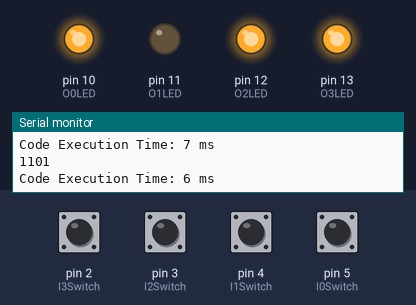
The sketch below on a simulated Arduino Uno, built with avr-gcc and run on an emulated ATmega328P. On the bench: output pins drawn as LEDs (lit = HIGH), the last lines printed to the serial monitor. Inputs (shaded band) come from the test bench; at power-on: pin 2 (I3Switch), pin 3 (I2Switch), pin 4 (I1Switch), pin 5 (I0Switch) LOW.

Above: at 1.2 s.
1.3 s: pin 2 (I3Switch) pulled HIGH for 0.15 s
At 1.4 s:
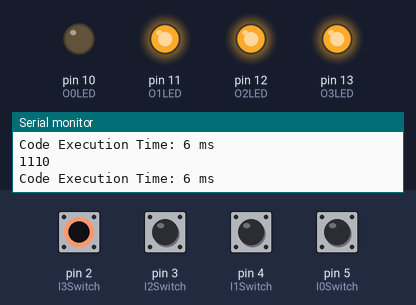
2.9 s: pin 3 (I2Switch) pulled HIGH for 0.15 s
At 4.0 s:
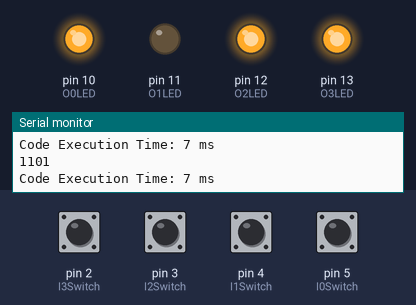
4.5 s: pin 4 (I1Switch) pulled HIGH for 0.15 s
At 5.7 s:
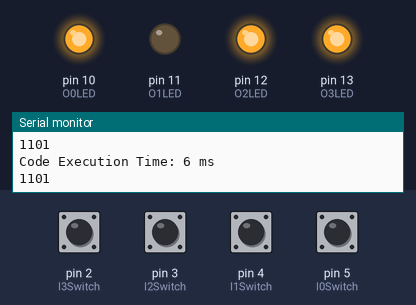
6.1 s: pin 5 (I0Switch) pulled HIGH for 0.15 s
At 6.21 s:
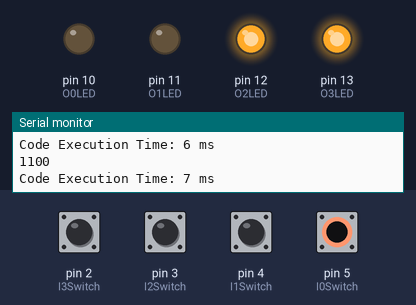
7.7 s: pin 2 (I3Switch) driven HIGH and pin 4 (I1Switch) driven HIGH
At 8.9 s:
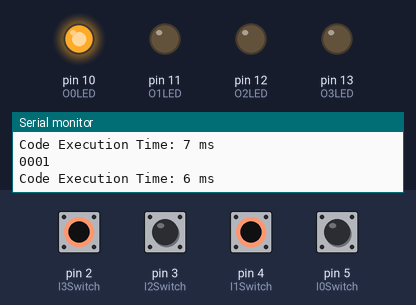
9.2 s: pin 3 (I2Switch) pulled HIGH for 1 s
At 10.0 s:
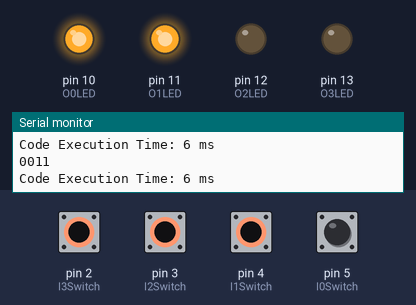
Timing chart, 0 to 12.2 s (numbered marks = the images above; inputs shaded):
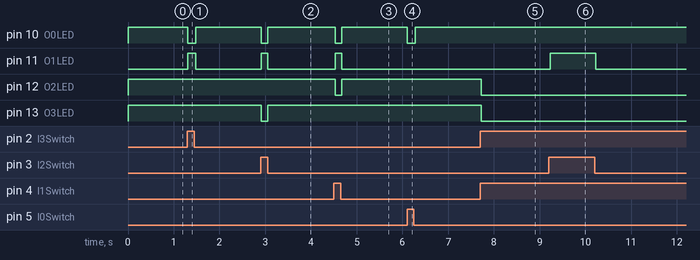

The sketch:

sketch_oct29a.ino
```cpp
// Output LED pin variables
int O0LED = 10; // O0 LED connected to pin 10
int O1LED = 11; // O1 LED connected to pin 11
int O2LED = 12; // O2 LED connected to pin 12
int O3LED = 13; // O3 LED connected to pin 13

// Input switch pin variables
int I0Switch = 5; // Switch O0 connected to pin 5
int I1Switch = 4; // Switch O1 connected to pin 4
int I2Switch = 3; // Switch O2 connected to pin 3
int I3Switch = 2; // Switch O3 connected to pin 2

// Define constants for LED states
const boolean LED_ON = HIGH;
const boolean LED_OFF = LOW;

void setup() {
  // Set switch pins as inputs
  pinMode(I0Switch, INPUT);
  pinMode(I1Switch, INPUT);
  pinMode(I2Switch, INPUT);
  pinMode(I3Switch, INPUT);

  // Set LED pins as outputs
  pinMode(O0LED, OUTPUT);
  pinMode(O1LED, OUTPUT);
  pinMode(O2LED, OUTPUT);
  pinMode(O3LED, OUTPUT);

  Serial.begin(9600);
}

void loop() {
  unsigned long startTime = millis();

  // Read switch states
  boolean I0State = digitalRead(I0Switch);
  boolean I1State = digitalRead(I1Switch);
  boolean I2State = digitalRead(I2Switch);
  boolean I3State = digitalRead(I3Switch);

  // Calculate LED states using K-map equations
  boolean O0State = (!I0State & I1State & I3State) |
                    (I1State & !I1State & I3State) |
                    (I0State & !I2State & I1State) |
                    (!I3State & !I2State & !I1State & !I0State);

  boolean O1State = (I2State & !I0State) |
                    (!I3State & I1State) |
                    (!I0State & !I1State & I3State) |
                    (I0State & !I2State & I3State);

  boolean O2State = (!I3State & !I1State) |
                    (!I3State & I2State) |
                    (!I2State & !I1State & !I0State);

  boolean O3State = (!I3State & !I2State) |
                    (!I3State & I0State) |
                    (!I1State & I3State & !I0State) |
                    (I1State & I2State & I0State);

  // Update LEDs
  digitalWrite(O0LED, O0State);
  digitalWrite(O1LED, O1State);
  digitalWrite(O2LED, O2State);
  digitalWrite(O3LED, O3State);

  // Print LED states to the serial monitor
  Serial.print(O3State);
  Serial.print(O2State);
  Serial.print(O1State);
  Serial.println(O0State);

  unsigned long endTime = millis();
  Serial.print("Code Execution Time: ");
  Serial.print(endTime - startTime);
  Serial.println(" ms");
}
```

Measured:
- after the input at 1.3 s, pin 10 (O0LED): HIGH → LOW at once, → HIGH 0.17 s later; pin 11 (O1LED): LOW → HIGH at once, → LOW 0.17 s later
- after the input at 2.9 s, pin 10 (O0LED), pin 13 (O3LED): HIGH → LOW at once, → HIGH 0.14 s later; pin 11 (O1LED): LOW → HIGH at once, → LOW 0.14 s later
- after the input at 4.5 s, pin 10 (O0LED), pin 12 (O2LED): HIGH → LOW at once, → HIGH 0.14 s later; pin 11 (O1LED): LOW → HIGH at once, → LOW 0.14 s later
- after the input at 6.1 s, pin 10 (O0LED): HIGH → LOW at once, → HIGH 0.17 s later
- after the input at 7.7 s, pin 12 (O2LED), pin 13 (O3LED): HIGH → LOW at once
- after the input at 9.2 s, pin 11 (O1LED): LOW → HIGH at once, → LOW 1.0 s later
